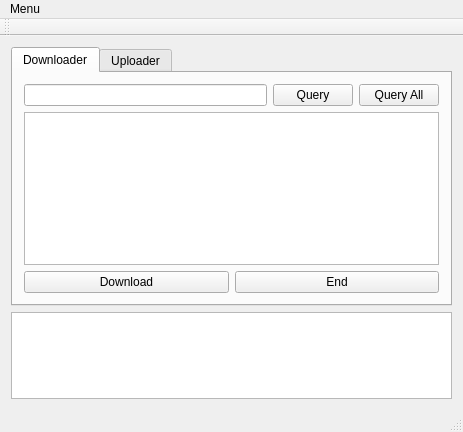
<?xml version="1.0" encoding="UTF-8"?>
<ui version="4.0">
 <class>MainWindow</class>
 <widget class="QMainWindow" name="MainWindow">
  <property name="geometry">
   <rect>
    <x>0</x>
    <y>0</y>
    <width>463</width>
    <height>432</height>
   </rect>
  </property>
  <property name="windowTitle">
   <string>Peer Client</string>
  </property>
  <widget class="QWidget" name="centralWidget">
   <layout class="QGridLayout" name="gridLayout_3">
    <item row="0" column="0">
     <layout class="QVBoxLayout" name="verticalLayout_2">
      <item>
       <widget class="QTabWidget" name="tabWidget">
        <property name="currentIndex">
         <number>0</number>
        </property>
        <widget class="QWidget" name="tab">
         <attribute name="title">
          <string>Downloader</string>
         </attribute>
         <layout class="QGridLayout" name="gridLayout">
          <item row="0" column="0">
           <layout class="QVBoxLayout" name="verticalLayout_4">
            <item>
             <layout class="QVBoxLayout" name="verticalLayout">
              <item>
               <layout class="QHBoxLayout" name="horizontalLayout_2">
                <item>
                 <widget class="QLineEdit" name="lineEditFile"/>
                </item>
                <item>
                 <widget class="QPushButton" name="pushButtonQuery">
                  <property name="text">
                   <string>Query</string>
                  </property>
                 </widget>
                </item>
                <item>
                 <widget class="QPushButton" name="pushButtonQueryAll">
                  <property name="text">
                   <string>Query All</string>
                  </property>
                 </widget>
                </item>
               </layout>
              </item>
              <item>
               <widget class="QTableView" name="tableViewDownloads">
                <property name="sizeAdjustPolicy">
                 <enum>QAbstractScrollArea::AdjustToContents</enum>
                </property>
                <property name="editTriggers">
                 <set>QAbstractItemView::NoEditTriggers</set>
                </property>
                <property name="selectionMode">
                 <enum>QAbstractItemView::SingleSelection</enum>
                </property>
                <property name="selectionBehavior">
                 <enum>QAbstractItemView::SelectRows</enum>
                </property>
                <attribute name="verticalHeaderVisible">
                 <bool>false</bool>
                </attribute>
               </widget>
              </item>
              <item>
               <layout class="QHBoxLayout" name="horizontalLayout_3">
                <item>
                 <widget class="QPushButton" name="pushButtonDownload">
                  <property name="text">
                   <string>Download</string>
                  </property>
                 </widget>
                </item>
                <item>
                 <widget class="QPushButton" name="pushButtonEndDownload">
                  <property name="text">
                   <string>End</string>
                  </property>
                 </widget>
                </item>
               </layout>
              </item>
             </layout>
            </item>
           </layout>
          </item>
         </layout>
        </widget>
        <widget class="QWidget" name="tab_2">
         <attribute name="title">
          <string>Uploader</string>
         </attribute>
         <layout class="QGridLayout" name="gridLayout_2">
          <item row="0" column="0">
           <layout class="QHBoxLayout" name="horizontalLayout_4">
            <item>
             <widget class="QPushButton" name="pushButtonBrowse">
              <property name="text">
               <string>Browse</string>
              </property>
             </widget>
            </item>
            <item>
             <widget class="QPushButton" name="pushButtonUpload">
              <property name="text">
               <string>Inform Server</string>
              </property>
             </widget>
            </item>
            <item>
             <widget class="QPushButton" name="pushButtonEndUpload">
              <property name="text">
               <string>End Upload</string>
              </property>
             </widget>
            </item>
           </layout>
          </item>
          <item row="1" column="0">
           <layout class="QVBoxLayout" name="verticalLayout_3">
            <item>
             <widget class="QTableView" name="tableViewUploads"/>
            </item>
           </layout>
          </item>
         </layout>
        </widget>
       </widget>
      </item>
      <item>
       <widget class="QTextEdit" name="textEditLog">
        <property name="maximumSize">
         <size>
          <width>600</width>
          <height>100</height>
         </size>
        </property>
       </widget>
      </item>
     </layout>
    </item>
   </layout>
  </widget>
  <widget class="QMenuBar" name="menuBar">
   <property name="geometry">
    <rect>
     <x>0</x>
     <y>0</y>
     <width>463</width>
     <height>21</height>
    </rect>
   </property>
   <widget class="QMenu" name="menuMenu">
    <property name="title">
     <string>Menu</string>
    </property>
    <addaction name="actionConnect_to_server"/>
    <addaction name="actionStart_Server"/>
    <addaction name="actionExit"/>
   </widget>
   <addaction name="menuMenu"/>
  </widget>
  <widget class="QToolBar" name="mainToolBar">
   <attribute name="toolBarArea">
    <enum>TopToolBarArea</enum>
   </attribute>
   <attribute name="toolBarBreak">
    <bool>false</bool>
   </attribute>
  </widget>
  <widget class="QStatusBar" name="statusBar"/>
  <action name="actionExit">
   <property name="text">
    <string>Exit</string>
   </property>
  </action>
  <action name="actionConnect_to_server">
   <property name="text">
    <string>Configuration</string>
   </property>
  </action>
  <action name="actionStart_Server">
   <property name="text">
    <string>Start Server</string>
   </property>
  </action>
 </widget>
 <layoutdefault spacing="6" margin="11"/>
 <resources/>
 <connections/>
</ui>
